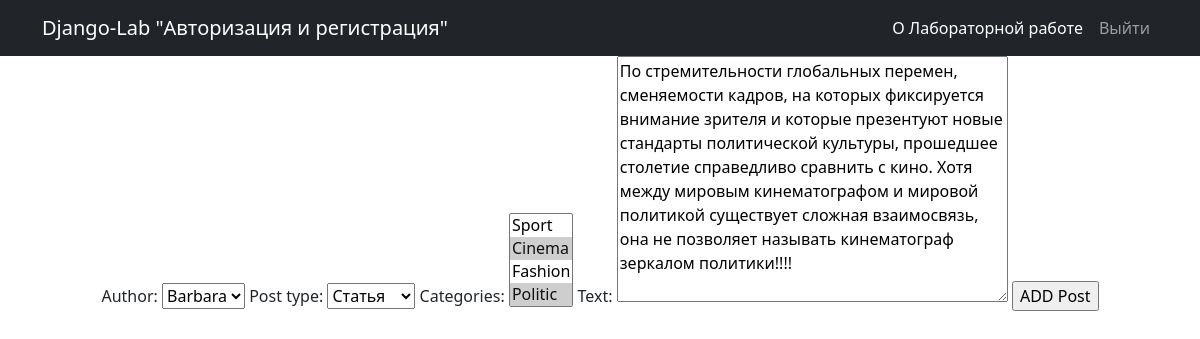
Screenshot of /news/2/edit/ (signed in) with the database file from the repository.
### news/models.py (models this page shows, shortened)
class Post(models.Model):
    author = models.ForeignKey(Author, on_delete=models.CASCADE, related_name='posts')
    post_type = models.CharField(max_length=24, choices=[('article', 'Статья'), ('news', 'Новость')])
    date = models.DateTimeField(auto_now_add=True)
    categories = models.ManyToManyField('Category', through='PostCategory')
    title = models.CharField(max_length=124)
    text = models.TextField(blank=False)
    rate = models.IntegerField(default=0)

### news/views.py (the view)
# urls.py: path('<int:pk>/edit/', Update.as_view(), name='post_update')
class Update(PermissionRequiredMixin, UpdateView):
    template_name = '../templates/flatpages/add.html'
    form_class = PostForm
    permission_required = ('news.change_post')
    def get_object(self, **kwargs):
        id = self.kwargs.get('pk')
        return Post.objects.get(pk=id)

### news/forms.py
class PostForm(ModelForm):
    class Meta:
        model = Post
        fields = ['author', 'post_type', 'categories', 'text']

### news/models.py (called while the page is built)
    def __str__(self):
        return f'{self.user}'

    def __str__(self):
        return f'{self.name}'

### templates/flatpages/add.html (shortened to what this page needs)
{% extends 'flatpages/default.html'%}
{% block content %}
<form method="POST">
    {{form}}
    <input type="submit" value="ADD Post">
</form>
{% endblock content %}

### rows the page displays
Post: author "Barbara", post_type "Статья", text "По стремительности глобальных перемен, сменяемости кадров, на которых фиксируется внимание зрителя и которые презентуют новые стандарты политической культуры, прошедшее столетие справедливо сравнить с кино. Хотя между мировым кинематографом и мировой политикой существует сложная взаимосвязь, она не позволяет называть кинематограф зеркалом политики!!!!"
